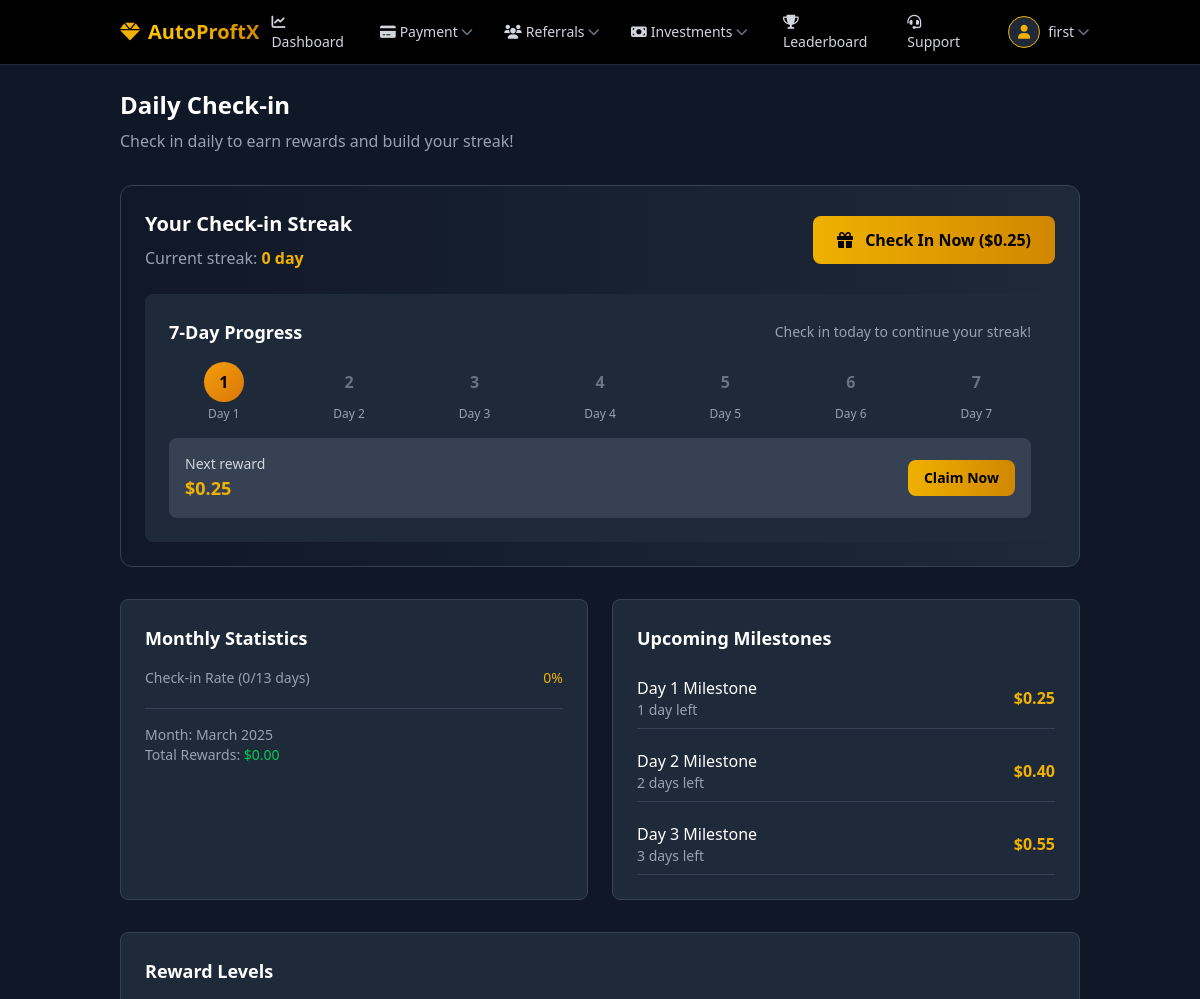
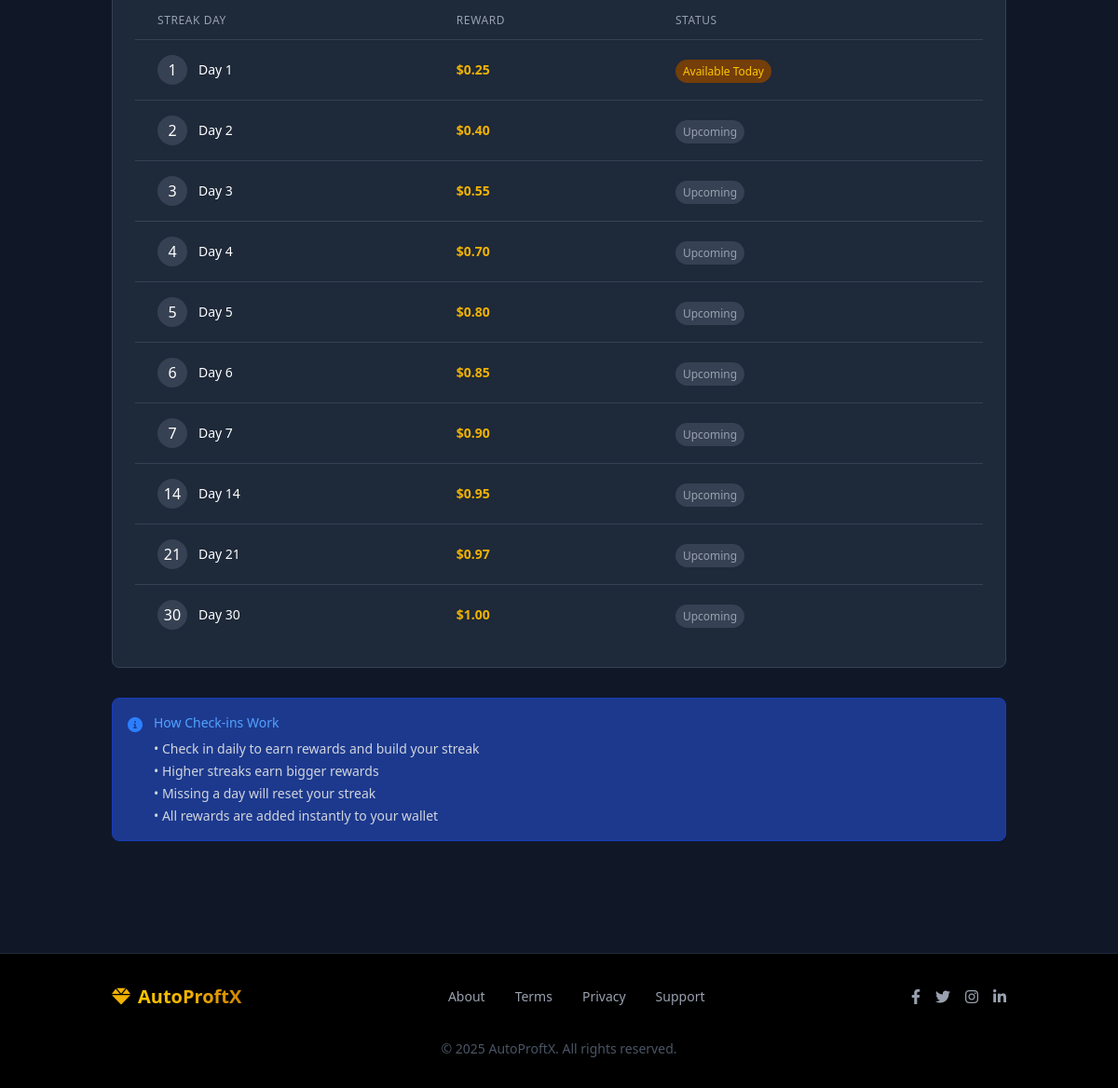
/user/daily-checkin.php (signed in), run on the app's committed database (2 pictures, top to bottom).
### tables this page shows
CREATE TABLE IF NOT EXISTS `checkin_rewards` (
  `id` int NOT NULL AUTO_INCREMENT,
  `streak_day` int NOT NULL,
  `reward_amount` decimal(10,2) NOT NULL,
  `is_active` tinyint(1) NOT NULL DEFAULT '1',
  PRIMARY KEY (`id`),
  UNIQUE KEY `streak_day` (`streak_day`)
);

### user/includes/checkin-functions.php (called while the page is built, shortened)
<?php
function getRewardForStreak($streak_count)
{
  global $conn;
  $query = "SELECT reward_amount FROM checkin_rewards
              WHERE streak_day = ? AND is_active = 1";
  $stmt = $conn->prepare($query);
  $stmt->bind_param("i", $streak_count);
  $stmt->execute();
  $result = $stmt->get_result();
  if ($result->num_rows > 0) {
    $row = $result->fetch_assoc();
    return floatval($row['reward_amount']);
  }
  return 5.00;
}
function getUserCheckinStreak($user_id)
{
  global $conn;
  $query = "SELECT checkin_date, streak_count FROM daily_checkins
              WHERE user_id = ?
              ORDER BY checkin_date DESC
              LIMIT 1";
  $stmt = $conn->prepare($query);
  $stmt->bind_param("i", $user_id);
  $stmt->execute();
  $result = $stmt->get_result();
  return [
    'streak' => 0,
    'checked_in_today' => false,
    'next_reward' => getRewardForStreak(1)
  ];
}
function getMonthlyCheckinStats($user_id)
{
  global $conn;
  $current_month = date('Y-m');
  $days_in_month = date('t');
  $today = date('d');
  $query = "SELECT COUNT(*) as check_in_count, SUM(reward_amount) as total_rewards
              FROM daily_checkins
              WHERE user_id = ? AND checkin_date LIKE '$current_month%'";
  $stmt = $conn->prepare($query);
  $stmt->bind_param("i", $user_id);
  $stmt->execute();
  $result = $stmt->get_result();
  $stats = $result->fetch_assoc();
  return [
    'month' => date('F Y'),
    'days_in_month' => intval($days_in_month),
    'days_passed' => intval($today),
    'check_in_count' => intval($stats['check_in_count']),
    'check_in_percentage' => ($today > 0) ? round((intval($stats['check_in_count']) / intval($today)) * 100) : 0,
    'total_rewards' => floatval($stats['total_rewards'] ?? 0)
  ];
}

### user/daily-checkin.php (the view, shortened to what this page needs)
<?php
include '../config/db.php';
include 'includes/checkin-functions.php';
$user_id = $_SESSION['user_id'];
$streak_info = getUserCheckinStreak($user_id);
$monthly_stats = getMonthlyCheckinStats($user_id);
$rewards_query = "SELECT * FROM checkin_rewards WHERE is_active = 1 ORDER BY streak_day ASC";
$rewards_result = $conn->query($rewards_query);
$reward_levels = [];
if ($rewards_result->num_rows > 0) {
  while ($row = $rewards_result->fetch_assoc()) {
    $reward_levels[] = $row;
  }
}
?>
<!DOCTYPE html>
<html lang="en">
<head>
  <?php include 'includes/head.php'; ?>
</head>
<body class="bg-gray-900 text-white font-sans min-h-screen flex flex-col">
  <?php include 'includes/navbar.php'; ?>
  <main style="display: none;" id="main-content" class="flex-grow py-6">
    <div class="container mx-auto px-4 sm:px-6 lg:px-8">
      <div class="mb-8">
        <h1 class="text-2xl font-bold">Daily Check-in</h1>
        <p class="text-gray-400 mt-2">Check in daily to earn rewards and build your streak!</p>
      </div>
      <div class="bg-gradient-to-r from-gray-900 to-gray-800 rounded-xl p-6 mb-8 border border-gray-700">
        <div class="flex flex-col md:flex-row md:items-center justify-between mb-6">
          <div>
            <h2 class="text-xl font-bold mb-2">Your Check-in Streak</h2>
            <p class="text-gray-400">
              Current streak: <span class="text-yellow-500 font-bold"><?php echo $streak_info['streak']; ?> day<?php echo $streak_info['streak'] > 1 ? 's' : ''; ?></span>
            </p>
          </div>
          <div class="mt-4 md:mt-0">
            <?php if ($streak_info['checked_in_today']): ?>
              <button class="bg-gray-700 text-gray-300 py-3 px-6 rounded-lg font-bold cursor-not-allowed" disabled>
                <i class="fas fa-check-circle mr-2"></i> Already Checked In
              </button>
            <?php else: ?>
              <form method="post" action="">
                <button type="submit" name="daily_checkin" class="bg-gradient-to-r from-yellow-500 to-yellow-600 hover:from-yellow-600 hover:to-yellow-700 text-black font-bold py-3 px-6 rounded-lg transition duration-300 pulse-animation">
                  <i class="fas fa-gift mr-2"></i> Check In Now ($<?php echo number_format($streak_info['next_reward'], 2); ?>) </button>
              </form>
            <?php endif; ?>
          </div>
        </div>
        <div class="bg-gray-800 p-6 rounded-lg">
          <div class="flex justify-between items-center mb-4">
            <h3 class="text-lg font-bold">7-Day Progress</h3>
            <span class="text-sm text-gray-400">
              <?php echo $streak_info['checked_in_today'] ? 'Come back tomorrow to continue your streak!' : 'Check in today to continue your streak!'; ?>
            </span>
          </div>
          <div class="grid grid-cols-7 gap-2 md:gap-4 mb-4">
            <?php for ($i = 1; $i <= 7; $i++): ?>
              <?php
              $class = 'streak-inactive';
              if ($streak_info['streak'] >= $i && $streak_info['checked_in_today']) {
                $class = 'streak-complete';
              } elseif ($streak_info['streak'] + 1 == $i && !$streak_info['checked_in_today']) {
                $class = 'streak-active';
              } elseif ($streak_info['streak'] < $i) {
                $class = 'streak-future';
              }
              ?>
              <div class="text-center">
                <div class="streak-day <?php echo $class; ?> mx-auto">
                  <?php echo $i; ?>
                </div>
                <p class="text-xs mt-1 text-gray-400">Day <?php echo $i; ?></p>
              </div>
            <?php endfor; ?>
          </div>
          <div class="bg-gray-700 rounded-lg p-4 mt-4">
            <div class="flex justify-between items-center">
              <div>
                <p class="text-sm text-gray-300">Next reward</p>
                <p class="text-lg font-bold text-yellow-500">$<?php echo number_format($streak_info['next_reward'], 2); ?></p>
              </div>
              <?php if (!$streak_info['checked_in_today']): ?>
                <div>
                  <form method="post" action="">
                    <button type="submit" name="daily_checkin" class="bg-gradient-to-r from-yellow-500 to-yellow-600 hover:from-yellow-600 hover:to-yellow-700 text-black text-sm font-bold py-2 px-4 rounded-lg transition duration-300">
                      Claim Now
                    </button>
                  </form>
                </div>
              <?php endif; ?>
            </div>
          </div>
        </div>
      </div>
      <div class="grid grid-cols-1 md:grid-cols-2 gap-6 mb-8">
        <div class="bg-gray-800 rounded-lg p-6 border border-gray-700">
          <h2 class="text-lg font-bold mb-4">Monthly Statistics</h2>
          <div class="space-y-4">
            <div>
              <div class="flex justify-between mb-1">
                <span class="text-sm text-gray-400">Check-in Rate (<?php echo $monthly_stats['check_in_count']; ?>/<?php echo $monthly_stats['days_passed']; ?> days)</span>
                <span class="text-sm font-medium text-yellow-500"><?php echo $monthly_stats['check_in_percentage']; ?>%</span>
              </div>
            </div>
            <div class="border-t border-gray-700 pt-4">
              <p class="text-sm text-gray-400">Month: <?php echo $monthly_stats['month']; ?></p>
              <p class="text-sm text-gray-400">Total Rewards: <span class="text-green-500">$<?php echo number_format($monthly_stats['total_rewards'], 2); ?></span></p>
            </div>
          </div>
        </div>
        <div class="bg-gray-800 rounded-lg p-6 border border-gray-700">
          <h2 class="text-lg font-bold mb-4">Upcoming Milestones</h2>
          <div class="space-y-3">
            <?php
            $current_streak = $streak_info['streak'];
            $shown_milestones = 0;
            foreach ($reward_levels as $reward):
              if ($reward['streak_day'] > $current_streak && $shown_milestones < 3):
                $shown_milestones++;
                $days_left = $reward['streak_day'] - $current_streak;
            ?>
                <div class="flex justify-between items-center py-2 border-b border-gray-700">
                  <div>
                    <p class="font-medium">Day <?php echo $reward['streak_day']; ?> Milestone</p>
                    <p class="text-sm text-gray-400">
                      <?php echo $days_left; ?> day<?php echo $days_left > 1 ? 's' : ''; ?> left
                    </p>
                  </div>
                  <div class="text-right">
                    <p class="text-yellow-500 font-bold">$<?php echo number_format($reward['reward_amount'], 2); ?></p>
                  </div>
                </div>
              <?php
              endif;
            endforeach;
              ?>
          </div>
        </div>
      </div>
      <div class="bg-gray-800 rounded-lg p-6 border border-gray-700 mb-8">
        <h2 class="text-lg font-bold mb-4">Reward Levels</h2>
        <div class="overflow-x-auto">
          <table class="min-w-full divide-y divide-gray-700">
            <thead>
              <tr>
                <th class="px-6 py-3 text-left text-xs font-medium text-gray-400 uppercase tracking-wider">Streak Day</th>
                <th class="px-6 py-3 text-left text-xs font-medium text-gray-400 uppercase tracking-wider">Reward</th>
                <th class="px-6 py-3 text-left text-xs font-medium text-gray-400 uppercase tracking-wider">Status</th>
              </tr>
            </thead>
            <tbody class="bg-gray-800 divide-y divide-gray-700">
              <?php foreach ($reward_levels as $reward): ?>
                <tr class="hover:bg-gray-750">
                  <td class="px-6 py-4 whitespace-nowrap">
                    <div class="flex items-center">
                      <div class="flex-shrink-0 h-8 w-8 rounded-full bg-gray-700 flex items-center justify-center">
                        <?php echo $reward['streak_day']; ?>
                      </div>
                      <div class="ml-3">
                        <div class="text-sm font-medium">Day <?php echo $reward['streak_day']; ?></div>
                      </div>
                    </div>
                  </td>
                  <td class="px-6 py-4 whitespace-nowrap">
                    <div class="text-sm text-yellow-500 font-bold">$<?php echo number_format($reward['reward_amount'], 2); ?></div>
                  </td>
                  <td class="px-6 py-4 whitespace-nowrap">
                    <?php if ($current_streak >= $reward['streak_day'] && $streak_info['checked_in_today']): ?>
                      <span class="px-2 py-1 text-xs rounded-full bg-green-900 text-green-400">Claimed</span>
                    <?php elseif ($current_streak + 1 == $reward['streak_day'] && !$streak_info['checked_in_today']): ?>
                      <span class="px-2 py-1 text-xs rounded-full bg-yellow-900 text-yellow-400">Available Today</span>
                    <?php else: ?>
                      <span class="px-2 py-1 text-xs rounded-full bg-gray-700 text-gray-400">Upcoming</span>
                    <?php endif; ?>
                  </td>
                </tr>
              <?php endforeach; ?>
            </tbody>
          </table>
        </div>
      </div>
      <div class="bg-blue-900 bg-opacity-20 border border-blue-800 rounded-lg p-4 mb-8">
        <div class="flex items-start">
          <div class="flex-shrink-0">
            <i class="fas fa-info-circle text-blue-500 mt-1"></i>
          </div>
          <div class="ml-3">
            <h3 class="text-sm font-medium text-blue-400">How Check-ins Work</h3>
            <div class="mt-2 text-sm text-gray-300 space-y-1">
              <p>• Check in daily to earn rewards and build your streak</p>
              <p>• Higher streaks earn bigger rewards</p>
              <p>• Missing a day will reset your streak</p>
              <p>• All rewards are added instantly to your wallet</p>
            </div>
          </div>
        </div>
      </div>
    </div>
  </main>
  <?php include 'includes/footer.php'; ?>
</body>
</html>

### user/daily-checkin.php (style rules this page uses)
.streak-day { width: 40px; height: 40px; display: flex; align-items: center; justify-content: center; border-radius: 50%; font-weight: bold; }
.streak-active { background: linear-gradient(to bottom right, #F59E0B, #D97706); color: black; }
.streak-future { background-color: #1F2937; color: #6B7280; }
.pulse-animation { animation: pulse 1.5s infinite; }

### user/includes/mobile-bar.php (style rules this page uses)
body { padding-bottom: 4rem; }
@media (min-width: 768px) { body { padding-bottom: 0; } }

### data on the page
checkin_rewards: reward_amount "0", reward_amount "0.25", streak_day "1", shows "Available Today"
checkin_rewards: streak_day "2", reward_amount "0.40", shows "Upcoming"
checkin_rewards: streak_day "3", reward_amount "0.55", shows "Upcoming"
checkin_rewards: streak_day "4", reward_amount "0.70", shows "Upcoming"
checkin_rewards: streak_day "5", reward_amount "0.80", shows "Upcoming"
checkin_rewards: streak_day "6", reward_amount "0.85", shows "Upcoming"
checkin_rewards: streak_day "7", reward_amount "0.90", shows "Upcoming"
checkin_rewards: streak_day "14", reward_amount "0.95", shows "Upcoming"
checkin_rewards: streak_day "21", reward_amount "0.97", shows "Upcoming"
checkin_rewards: streak_day "30", reward_amount "1.00", shows "Upcoming"

### other printed values
$_SESSION['full_name'] "first"
$monthly_stats['check_in_count'] "0"
$monthly_stats['days_passed'] "13"
$monthly_stats['check_in_percentage'] "0"
$monthly_stats['month'] "March 2025"
$monthly_stats['total_rewards'] "0.00"
